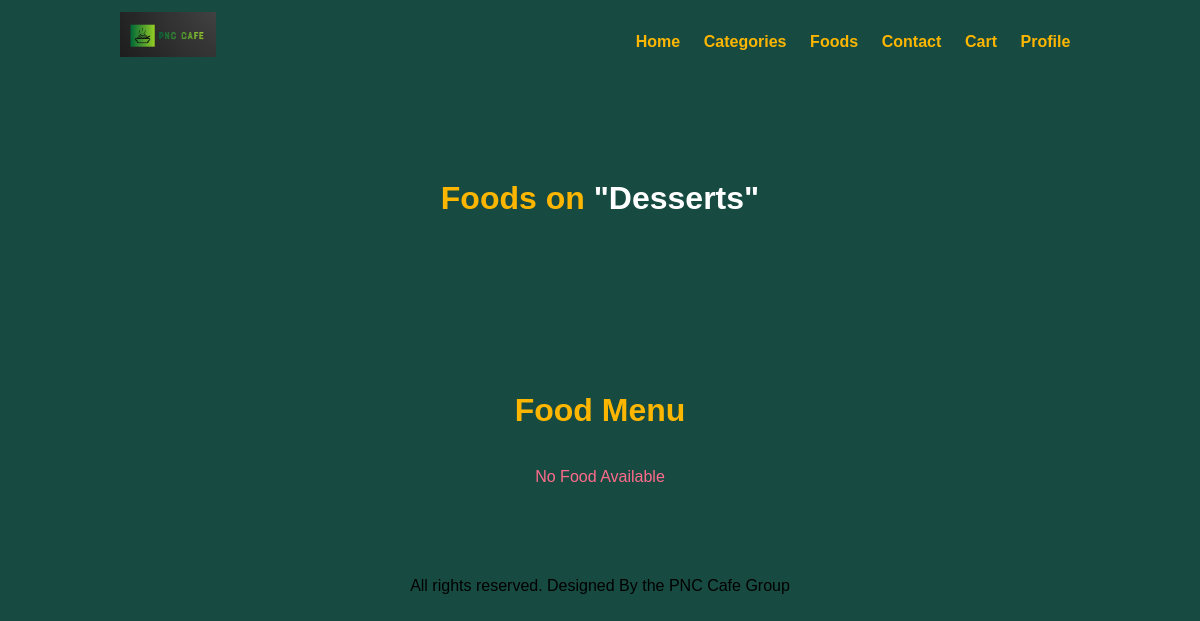
The page /food-order/category-foods.php?category_id=55 on the database as committed earlier.
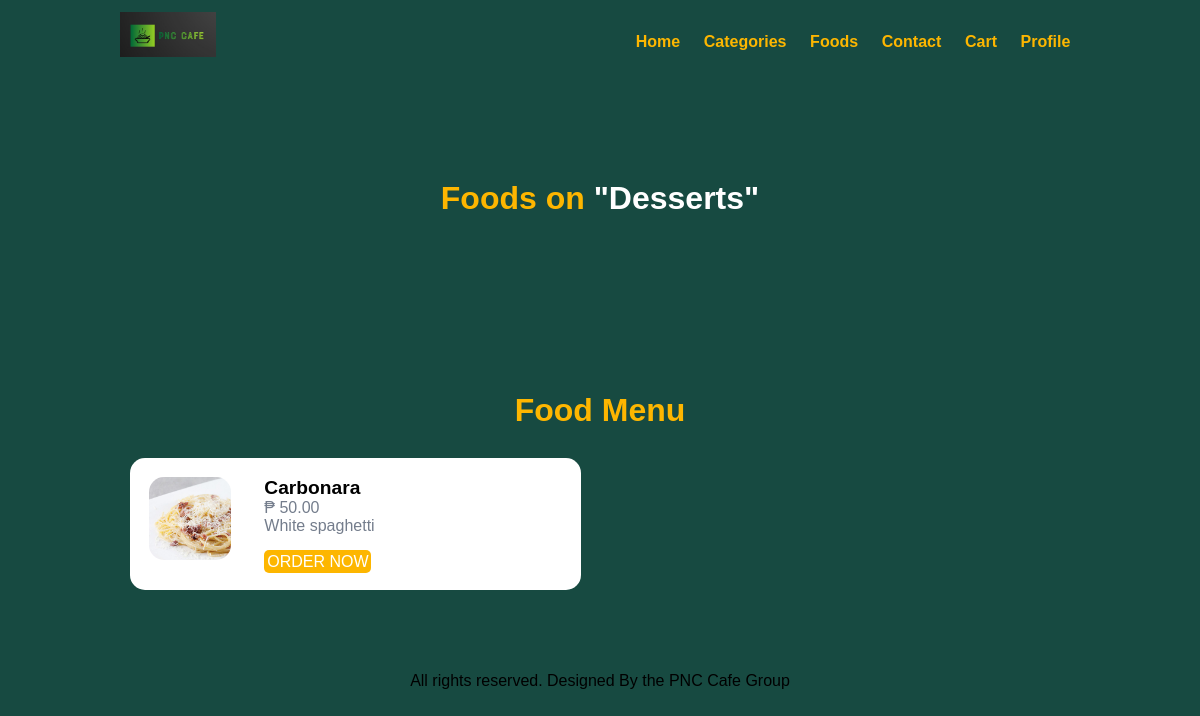
The same page on the database as committed later.
### tables this page shows
CREATE TABLE `tbl_category` (
  `id` int(10) UNSIGNED NOT NULL,
  `title` varchar(100) NOT NULL,
  `image_name` varchar(100) NOT NULL,
  `featured` varchar(10) NOT NULL,
  `active` varchar(10) NOT NULL
);

CREATE TABLE `tbl_food` (
  `id` int(10) UNSIGNED NOT NULL,
  `title` varchar(150) NOT NULL,
  `description` text NOT NULL,
  `price` decimal(10,2) NOT NULL,
  `image_name` varchar(255) NOT NULL,
  `category_id` int(10) UNSIGNED NOT NULL,
  `featured` varchar(10) NOT NULL,
  `active` varchar(10) NOT NULL
);

### food-order/category-foods.php (the view, shortened to what this page needs)
<?php include('partials-front/menu.php');?>
<?php
    if(isset($_GET['category_id'])) {
        $category_id = $_GET['category_id'];
        $sql = "SELECT title FROM tbl_category WHERE id = $category_id";
        $res = mysqli_query($conn, $sql);
        $row = mysqli_fetch_assoc($res);
        $category = $row['title'];
    } else {
        header('location:'.SITEURL);
    }
?>
    <section class="food-search text-center">
        <div class="container">
            <h2>Foods on <a href="#" class="text-white">"<?php echo $category;?>"</a></h2>
        </div>
    </section>
    <section class="food-menu">
        <div class="container">
            <h2 class="text-center">Food Menu</h2>
            <?php
                $sql2 = "SELECT * FROM tbl_food WHERE category_id = $category_id";
                $res2 = mysqli_query($conn, $sql2);
                $count2 = mysqli_num_rows($res2);
                if($count2 > 0) {
                    while($row2 = mysqli_fetch_assoc($res2)) {
                        $id = $row2['id'];
                        $title = $row2['title'];
                        $price = $row2['price'];
                        $description = $row2['description'];
                        $image_name = $row2['image_name'];
                        ?>
                            <div class="food-menu-box">
                                <div class="food-menu-img">
                                <?php
                                 if ($image_name=="") {
                                    echo "<div class='error'>Image not available</div>";
                                 } else {
                                    ?>
                                    <img src="<?php echo SITEURL;?>images/food/<?php echo $image_name;?>" alt="Chicke Hawain Pizza" class="img-responsive img-curve">
                                    <?php
                                 }
                                ?>
                                </div>
                            <div class="food-menu-desc">
                                <h4><?php echo $title;?></h4>
                                <p class="food-detail">₱ <?php echo $price;?></p>
                                <p class="food-detail">
                                        <?php echo $description;?>
                                </p>
                                <br>
                                <a href="<?php echo SITEURL;?>order.php?food_id=<?php echo $id;?>" class="btn btn-primary">Order Now</a>
                            </div>
                            </div>
                        <?php
                    }
                } else {
                    echo "<div class='error text-center'>No Food Available</div>";
                }
            ?>
        </div>
    </section>
<?php include('partials-front/footer.php');?>

### food-order/partials-front/menu.php (shortened to what this page needs)
<!DOCTYPE html>
<html lang="en">
<head>
    <link rel="stylesheet" href="css/style.css">
</head>
<body>
    <section class="navbar">
        <div class="container">
            <div class="logo">
                <a href="#" title="Logo">
                    <img src="images/logo.jpg" alt="Restaurant Logo" class="img-responsive">
                </a>
            </div>
            <div class="menu text-right">
                <ul>
                    <li>
                        <a href="<?php echo SITEURL; ?>">Home</a>
                    </li>
                    <li>
                        <a href="<?php echo SITEURL; ?>categories.php">Categories</a>
                    </li>
                    <li>
                        <a href="<?php echo SITEURL; ?>foods.php">Foods</a>
                    </li>
                    <li>
                        <a href="#">Contact</a>
                    </li>
                    <li>
                        <a href="<?php echo SITEURL; ?>cart.php">Cart</a>
                    </li>
                    <li>
                        <a href="<?php echo SITEURL; ?>profile.php">Profile</a>
                    </li>
                </ul>
            </div>
        </div>
    </section>

### food-order/partials-front/footer.php
    <section class="footer">
        <div class="container text-center">
            <p>All rights reserved. Designed By the PNC Cafe Group</p>
        </div>
    </section>
</body>
</html>

### food-order/css/style.css (style rules this page uses)
* { margin: 0 0; padding: 0 0; font-family: Arial, Helvetica, sans-serif; }
body, section.food-menu { background: #174A41; }
.container { width: 80%; margin: 0 auto; padding: 1%; }
.img-responsive { width: 100%; }
.img-curve { border-radius: 15px; }
.text-right { text-align: right; }
.text-center { text-align: center; }
.text-white { color: #ffffff; }
a { color: #FDB600; text-decoration: none; }
.btn { padding: 1%; border: none; font-size: 1rem; border-radius: 5px; margin-top: 5px; }
.btn-primary { background-color: #FDB600; color: white; cursor: pointer; text-transform: uppercase; }
h2 { color: #FDB600; font-size: 2rem; margin-bottom: 2%; }
h4 { font-size: 1.2rem; }
.navbar { background: #174A41; }
.logo { width: 10%; float: left; }
.menu { line-height: 60px; }
.menu ul { list-style-type: none; }
.menu ul li { display: inline; padding: 1%; font-weight: bold; }
.food-search { background:#174A41; background-size: cover; background-repeat: no-repeat; background-position: center; padding: 7% 0; }
.food-menu { background-color: #ececec; padding: 4% 0; }
.food-menu-box { width: 43%; margin: 1%; padding: 2%; float: left; background-color: white; border-radius: 15px; }
.food-menu-img { width: 20%; float: left; }
.food-menu-desc { width: 70%; float: left; margin-left: 8%; }
.food-detail { font-size: 1rem; color: #747d8c; }
.error { padding: 2%; color: #ff6b8b; }

Rows that differ between the two databases and show on the page:
added tbl_food: image_name (picture), title "Carbonara", price "50.00", description "White spaghetti"
Other text that changed with them:
text no longer shown: "No Food Available"
